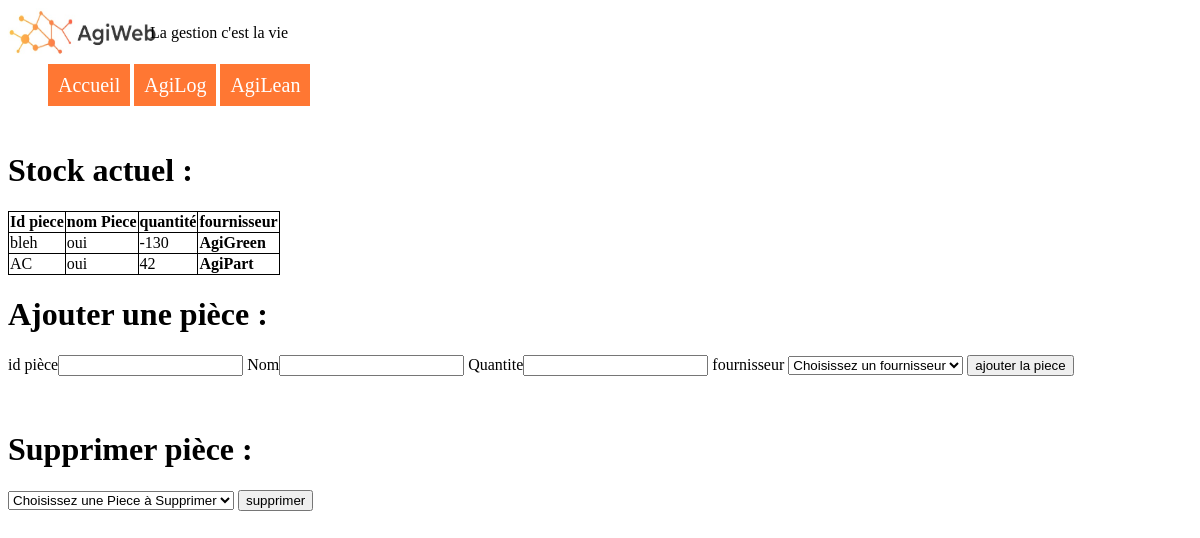
Before: /Agilog/Initialisation/Ajout_piece with the older database file.
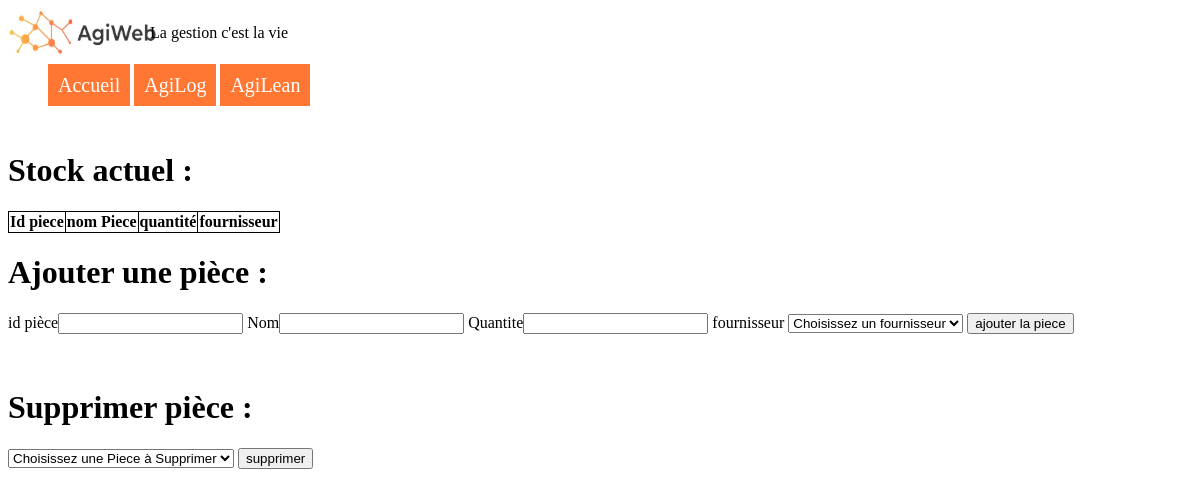
After: the same page with the newer database file.
### tables this page shows
CREATE TABLE "piece" (
	"id"	TEXT NOT NULL,
	"nom"	TEXT NOT NULL,
	"quantite"	INTEGER NOT NULL,
	"seuil_recomp"	INTEGER,
	"stock_secu"	INTEGER,
	"delai_reappro"	INTEGER,
	"a_commander"	INTEGER,
	"fournisseur"	INTEGER,
	PRIMARY KEY("id")
);

### run.py (the view, shortened to what this page needs)
@app.route('/Agilog/Initialisation/Ajout_piece', methods=['GET', 'POST'])#recupere 2 variable nom et prnom et les ajoutent a la base de données (a modifier pour mettre piece et quantite)
def ajout_piece():
    err_quant = ''
    msg=''
    con = lite.connect(cheminbdd) #attention chez toi c'est pas rangé au meme endroit
    con.row_factory = lite.Row
    cur = con.cursor()
    cur.execute("SELECT id, nom, quantite, fournisseur FROM piece")
    liste_id = cur.fetchall()
    cur.execute("SELECT nom FROM fournisseur")
    liste_fournisseur=cur.fetchall()
    if not request.method == 'POST':
        con.close()
        return render_template('ajout_piece.html',liste_id=liste_id,liste_fournisseur=liste_fournisseur, err_quant= "", msg="")
    return render_template('ajout_piece.html', liste_id=liste_id,liste_fournisseur=liste_fournisseur, err_quant= err_quant, msg=msg);

### Templates/ajout_piece.html (shortened to what this page needs)
<html lang="en" dir="ltr">
    {% include "head.html" %}
    <body>
    {% include "Navbar.html" %} <br/>
    <h1>Stock actuel :</h1>
    <table>
        <tr>
            <th>Id piece</th>
            <th>nom Piece</th>
            <th>quantité</th>
            <th>fournisseur</th>
        </tr>
        {% for piece in liste_id %}
        <tr>
            <td>{{piece['id']}}</td>
            <td>{{piece['nom']}}</td>
            <td>{{piece['quantite']}}</td>
            <td>{%if piece['fournisseur']==1%}<strong>AgiGreen</strong>{%endif%}{%if piece['fournisseur']==2%}<strong>AgiPart</strong>{%endif%}</td>
        </tr>
        {%endfor%}
    </table>
    <h1>Ajouter une pièce :</h1>
    <form action="{{url_for('ajout_piece')}}" method="post">
        <label for="ide">id pièce</label><input type="text" name="ide" value="">
        <label for="nom">Nom</label><input type="text" name="nome" value="">
        <label for="quantite">Quantite</label><input type="text" name="quantitee" value="">
        <label for='fournisseur'>fournisseur</label>
        <select name='fournisseur'>
                <option value='0'>Choisissez un fournisseur</option>
            </select>
        <input type="submit" value="ajouter la piece">
    </form> <br/>
    <h1>Supprimer pièce :</h1>
    <form action="{{url_for('supprimer_piece')}}" method="post">
            <select name='nomdele'>
                <option value='0'>Choisissez une Piece à Supprimer</option>
            </select>
            <input type="submit" value="supprimer">
    </form>
    </body>
</html>

Changed rows visible on the page:
removed piece: id "bleh", nom "oui", quantite "-130", fournisseur "AgiGreen"
removed piece: id "AC", nom "oui", quantite "42", fournisseur "AgiPart"
